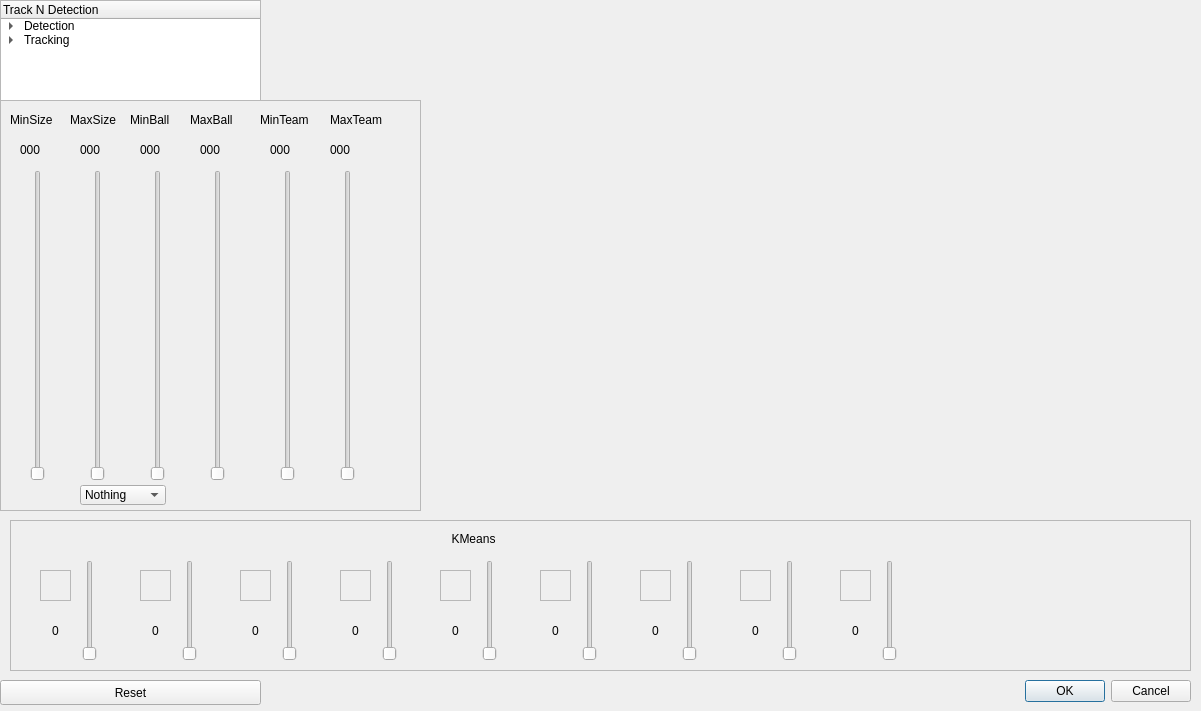
<?xml version="1.0" encoding="UTF-8"?>
<ui version="4.0">
 <class>TrackConfigDialog</class>
 <widget class="QDialog" name="TrackConfigDialog">
  <property name="geometry">
   <rect>
    <x>0</x>
    <y>0</y>
    <width>1201</width>
    <height>711</height>
   </rect>
  </property>
  <property name="windowTitle">
   <string>Dialog</string>
  </property>
  <widget class="QDialogButtonBox" name="buttonBox">
   <property name="geometry">
    <rect>
     <x>850</x>
     <y>671</y>
     <width>341</width>
     <height>41</height>
    </rect>
   </property>
   <property name="orientation">
    <enum>Qt::Orientation::Horizontal</enum>
   </property>
   <property name="standardButtons">
    <set>QDialogButtonBox::StandardButton::Cancel|QDialogButtonBox::StandardButton::Ok</set>
   </property>
  </widget>
  <widget class="QLabel" name="videoLabel">
   <property name="geometry">
    <rect>
     <x>449</x>
     <y>20</y>
     <width>651</width>
     <height>480</height>
    </rect>
   </property>
   <property name="text">
    <string/>
   </property>
  </widget>
  <widget class="QTreeWidget" name="treeWidget">
   <property name="geometry">
    <rect>
     <x>0</x>
     <y>0</y>
     <width>261</width>
     <height>101</height>
    </rect>
   </property>
   <column>
    <property name="text">
     <string>Track N Detection</string>
    </property>
   </column>
   <item>
    <property name="text">
     <string>Detection</string>
    </property>
    <item>
     <property name="text">
      <string>WhereAreThose</string>
     </property>
    </item>
    <item>
     <property name="text">
      <string>None</string>
     </property>
    </item>
   </item>
   <item>
    <property name="text">
     <string>Tracking</string>
    </property>
    <item>
     <property name="text">
      <string>SimpleTracking</string>
     </property>
    </item>
    <item>
     <property name="text">
      <string>None</string>
     </property>
    </item>
   </item>
  </widget>
  <widget class="QFrame" name="frame">
   <property name="geometry">
    <rect>
     <x>0</x>
     <y>100</y>
     <width>421</width>
     <height>411</height>
    </rect>
   </property>
   <property name="frameShape">
    <enum>QFrame::Shape::StyledPanel</enum>
   </property>
   <property name="frameShadow">
    <enum>QFrame::Shadow::Sunken</enum>
   </property>
   <widget class="QLabel" name="label_2">
    <property name="geometry">
     <rect>
      <x>10</x>
      <y>10</y>
      <width>67</width>
      <height>20</height>
     </rect>
    </property>
    <property name="text">
     <string>MinSize</string>
    </property>
   </widget>
   <widget class="QSlider" name="verticalSlider__MinSize">
    <property name="geometry">
     <rect>
      <x>30</x>
      <y>70</y>
      <width>16</width>
      <height>311</height>
     </rect>
    </property>
    <property name="minimum">
     <number>1</number>
    </property>
    <property name="maximum">
     <number>1000</number>
    </property>
    <property name="orientation">
     <enum>Qt::Orientation::Vertical</enum>
    </property>
   </widget>
   <widget class="QLabel" name="label">
    <property name="geometry">
     <rect>
      <x>70</x>
      <y>10</y>
      <width>71</width>
      <height>20</height>
     </rect>
    </property>
    <property name="text">
     <string>MaxSize</string>
    </property>
   </widget>
   <widget class="QSlider" name="verticalSlider__MaxSize">
    <property name="geometry">
     <rect>
      <x>90</x>
      <y>70</y>
      <width>16</width>
      <height>311</height>
     </rect>
    </property>
    <property name="minimum">
     <number>1</number>
    </property>
    <property name="maximum">
     <number>1000</number>
    </property>
    <property name="orientation">
     <enum>Qt::Orientation::Vertical</enum>
    </property>
   </widget>
   <widget class="QLabel" name="label_3">
    <property name="geometry">
     <rect>
      <x>130</x>
      <y>10</y>
      <width>61</width>
      <height>20</height>
     </rect>
    </property>
    <property name="text">
     <string>MinBall</string>
    </property>
   </widget>
   <widget class="QSlider" name="verticalSlider__MinSizeBall">
    <property name="geometry">
     <rect>
      <x>150</x>
      <y>70</y>
      <width>16</width>
      <height>311</height>
     </rect>
    </property>
    <property name="minimum">
     <number>1</number>
    </property>
    <property name="maximum">
     <number>1000</number>
    </property>
    <property name="orientation">
     <enum>Qt::Orientation::Vertical</enum>
    </property>
   </widget>
   <widget class="QSlider" name="verticalSlider__MaxSizeBall">
    <property name="geometry">
     <rect>
      <x>210</x>
      <y>70</y>
      <width>16</width>
      <height>311</height>
     </rect>
    </property>
    <property name="minimum">
     <number>1</number>
    </property>
    <property name="maximum">
     <number>1000</number>
    </property>
    <property name="orientation">
     <enum>Qt::Orientation::Vertical</enum>
    </property>
   </widget>
   <widget class="QLabel" name="label_4">
    <property name="geometry">
     <rect>
      <x>190</x>
      <y>10</y>
      <width>61</width>
      <height>20</height>
     </rect>
    </property>
    <property name="text">
     <string>MaxBall</string>
    </property>
   </widget>
   <widget class="QSlider" name="verticalSlider__MinTeamSize">
    <property name="geometry">
     <rect>
      <x>280</x>
      <y>70</y>
      <width>16</width>
      <height>311</height>
     </rect>
    </property>
    <property name="minimum">
     <number>1</number>
    </property>
    <property name="maximum">
     <number>1000</number>
    </property>
    <property name="orientation">
     <enum>Qt::Orientation::Vertical</enum>
    </property>
   </widget>
   <widget class="QLabel" name="label_5">
    <property name="geometry">
     <rect>
      <x>260</x>
      <y>10</y>
      <width>61</width>
      <height>20</height>
     </rect>
    </property>
    <property name="text">
     <string>MinTeam</string>
    </property>
   </widget>
   <widget class="QSlider" name="verticalSlider__MaxTeamSize">
    <property name="geometry">
     <rect>
      <x>340</x>
      <y>70</y>
      <width>16</width>
      <height>311</height>
     </rect>
    </property>
    <property name="minimum">
     <number>1</number>
    </property>
    <property name="maximum">
     <number>1000</number>
    </property>
    <property name="orientation">
     <enum>Qt::Orientation::Vertical</enum>
    </property>
   </widget>
   <widget class="QLabel" name="label_6">
    <property name="geometry">
     <rect>
      <x>330</x>
      <y>10</y>
      <width>71</width>
      <height>20</height>
     </rect>
    </property>
    <property name="text">
     <string>MaxTeam</string>
    </property>
   </widget>
   <widget class="QLabel" name="label_MinSize">
    <property name="geometry">
     <rect>
      <x>20</x>
      <y>40</y>
      <width>31</width>
      <height>20</height>
     </rect>
    </property>
    <property name="text">
     <string>000</string>
    </property>
   </widget>
   <widget class="QLabel" name="label_MaxSize">
    <property name="geometry">
     <rect>
      <x>80</x>
      <y>40</y>
      <width>31</width>
      <height>20</height>
     </rect>
    </property>
    <property name="text">
     <string>000</string>
    </property>
   </widget>
   <widget class="QLabel" name="label_MinBall">
    <property name="geometry">
     <rect>
      <x>140</x>
      <y>40</y>
      <width>31</width>
      <height>20</height>
     </rect>
    </property>
    <property name="text">
     <string>000</string>
    </property>
   </widget>
   <widget class="QLabel" name="label_MaxBall">
    <property name="geometry">
     <rect>
      <x>200</x>
      <y>40</y>
      <width>31</width>
      <height>20</height>
     </rect>
    </property>
    <property name="text">
     <string>000</string>
    </property>
   </widget>
   <widget class="QLabel" name="label_MinTeamSize">
    <property name="geometry">
     <rect>
      <x>270</x>
      <y>40</y>
      <width>31</width>
      <height>20</height>
     </rect>
    </property>
    <property name="text">
     <string>000</string>
    </property>
   </widget>
   <widget class="QLabel" name="label_MaxTeamSize">
    <property name="geometry">
     <rect>
      <x>330</x>
      <y>40</y>
      <width>31</width>
      <height>20</height>
     </rect>
    </property>
    <property name="text">
     <string>000</string>
    </property>
   </widget>
   <widget class="QComboBox" name="comboBox_EnemySearch">
    <property name="geometry">
     <rect>
      <x>80</x>
      <y>385</y>
      <width>86</width>
      <height>20</height>
     </rect>
    </property>
    <item>
     <property name="text">
      <string>Nothing</string>
     </property>
    </item>
    <item>
     <property name="text">
      <string>Primary</string>
     </property>
    </item>
    <item>
     <property name="text">
      <string>Secondary</string>
     </property>
    </item>
    <item>
     <property name="text">
      <string>Both</string>
     </property>
    </item>
   </widget>
  </widget>
  <widget class="QPushButton" name="pushButton_Reset">
   <property name="geometry">
    <rect>
     <x>0</x>
     <y>680</y>
     <width>261</width>
     <height>25</height>
    </rect>
   </property>
   <property name="text">
    <string>Reset</string>
   </property>
  </widget>
  <widget class="QFrame" name="frame_KMeans">
   <property name="geometry">
    <rect>
     <x>10</x>
     <y>520</y>
     <width>1181</width>
     <height>151</height>
    </rect>
   </property>
   <property name="frameShape">
    <enum>QFrame::Shape::StyledPanel</enum>
   </property>
   <property name="frameShadow">
    <enum>QFrame::Shadow::Raised</enum>
   </property>
   <property name="lineWidth">
    <number>0</number>
   </property>
   <widget class="QSlider" name="verticalSlider_orange">
    <property name="geometry">
     <rect>
      <x>70</x>
      <y>40</y>
      <width>20</width>
      <height>101</height>
     </rect>
    </property>
    <property name="maximum">
     <number>5</number>
    </property>
    <property name="orientation">
     <enum>Qt::Orientation::Vertical</enum>
    </property>
   </widget>
   <widget class="QLabel" name="label_5">
    <property name="geometry">
     <rect>
      <x>430</x>
      <y>10</y>
      <width>67</width>
      <height>17</height>
     </rect>
    </property>
    <property name="text">
     <string>KMeans</string>
    </property>
    <property name="alignment">
     <set>Qt::AlignmentFlag::AlignCenter</set>
    </property>
   </widget>
   <widget class="QFrame" name="frame_orange">
    <property name="geometry">
     <rect>
      <x>30</x>
      <y>50</y>
      <width>31</width>
      <height>31</height>
     </rect>
    </property>
    <property name="frameShape">
     <enum>QFrame::Shape::StyledPanel</enum>
    </property>
    <property name="frameShadow">
     <enum>QFrame::Shadow::Raised</enum>
    </property>
   </widget>
   <widget class="QLabel" name="label_orange">
    <property name="geometry">
     <rect>
      <x>30</x>
      <y>100</y>
      <width>31</width>
      <height>21</height>
     </rect>
    </property>
    <property name="text">
     <string>0</string>
    </property>
    <property name="alignment">
     <set>Qt::AlignmentFlag::AlignCenter</set>
    </property>
   </widget>
   <widget class="QFrame" name="frame_blue">
    <property name="geometry">
     <rect>
      <x>130</x>
      <y>50</y>
      <width>31</width>
      <height>31</height>
     </rect>
    </property>
    <property name="frameShape">
     <enum>QFrame::Shape::StyledPanel</enum>
    </property>
    <property name="frameShadow">
     <enum>QFrame::Shadow::Raised</enum>
    </property>
   </widget>
   <widget class="QLabel" name="label_blue">
    <property name="geometry">
     <rect>
      <x>130</x>
      <y>100</y>
      <width>31</width>
      <height>21</height>
     </rect>
    </property>
    <property name="text">
     <string>0</string>
    </property>
    <property name="alignment">
     <set>Qt::AlignmentFlag::AlignCenter</set>
    </property>
   </widget>
   <widget class="QSlider" name="verticalSlider_blue">
    <property name="geometry">
     <rect>
      <x>170</x>
      <y>40</y>
      <width>20</width>
      <height>101</height>
     </rect>
    </property>
    <property name="maximum">
     <number>5</number>
    </property>
    <property name="orientation">
     <enum>Qt::Orientation::Vertical</enum>
    </property>
   </widget>
   <widget class="QFrame" name="frame_yellow">
    <property name="geometry">
     <rect>
      <x>230</x>
      <y>50</y>
      <width>31</width>
      <height>31</height>
     </rect>
    </property>
    <property name="frameShape">
     <enum>QFrame::Shape::StyledPanel</enum>
    </property>
    <property name="frameShadow">
     <enum>QFrame::Shadow::Raised</enum>
    </property>
   </widget>
   <widget class="QLabel" name="label_yellow">
    <property name="geometry">
     <rect>
      <x>230</x>
      <y>100</y>
      <width>31</width>
      <height>21</height>
     </rect>
    </property>
    <property name="text">
     <string>0</string>
    </property>
    <property name="alignment">
     <set>Qt::AlignmentFlag::AlignCenter</set>
    </property>
   </widget>
   <widget class="QSlider" name="verticalSlider_yellow">
    <property name="geometry">
     <rect>
      <x>270</x>
      <y>40</y>
      <width>20</width>
      <height>101</height>
     </rect>
    </property>
    <property name="maximum">
     <number>5</number>
    </property>
    <property name="orientation">
     <enum>Qt::Orientation::Vertical</enum>
    </property>
   </widget>
   <widget class="QFrame" name="frame_red">
    <property name="geometry">
     <rect>
      <x>330</x>
      <y>50</y>
      <width>31</width>
      <height>31</height>
     </rect>
    </property>
    <property name="frameShape">
     <enum>QFrame::Shape::StyledPanel</enum>
    </property>
    <property name="frameShadow">
     <enum>QFrame::Shadow::Raised</enum>
    </property>
   </widget>
   <widget class="QLabel" name="label_red">
    <property name="geometry">
     <rect>
      <x>330</x>
      <y>100</y>
      <width>31</width>
      <height>21</height>
     </rect>
    </property>
    <property name="text">
     <string>0</string>
    </property>
    <property name="alignment">
     <set>Qt::AlignmentFlag::AlignCenter</set>
    </property>
   </widget>
   <widget class="QSlider" name="verticalSlider_red">
    <property name="geometry">
     <rect>
      <x>370</x>
      <y>40</y>
      <width>20</width>
      <height>101</height>
     </rect>
    </property>
    <property name="maximum">
     <number>5</number>
    </property>
    <property name="orientation">
     <enum>Qt::Orientation::Vertical</enum>
    </property>
   </widget>
   <widget class="QFrame" name="frame_green">
    <property name="geometry">
     <rect>
      <x>430</x>
      <y>50</y>
      <width>31</width>
      <height>31</height>
     </rect>
    </property>
    <property name="frameShape">
     <enum>QFrame::Shape::StyledPanel</enum>
    </property>
    <property name="frameShadow">
     <enum>QFrame::Shadow::Raised</enum>
    </property>
   </widget>
   <widget class="QLabel" name="label_green">
    <property name="geometry">
     <rect>
      <x>430</x>
      <y>100</y>
      <width>31</width>
      <height>21</height>
     </rect>
    </property>
    <property name="text">
     <string>0</string>
    </property>
    <property name="alignment">
     <set>Qt::AlignmentFlag::AlignCenter</set>
    </property>
   </widget>
   <widget class="QSlider" name="verticalSlider_green">
    <property name="geometry">
     <rect>
      <x>470</x>
      <y>40</y>
      <width>20</width>
      <height>101</height>
     </rect>
    </property>
    <property name="maximum">
     <number>5</number>
    </property>
    <property name="orientation">
     <enum>Qt::Orientation::Vertical</enum>
    </property>
   </widget>
   <widget class="QFrame" name="frame_pink">
    <property name="geometry">
     <rect>
      <x>530</x>
      <y>50</y>
      <width>31</width>
      <height>31</height>
     </rect>
    </property>
    <property name="frameShape">
     <enum>QFrame::Shape::StyledPanel</enum>
    </property>
    <property name="frameShadow">
     <enum>QFrame::Shadow::Raised</enum>
    </property>
   </widget>
   <widget class="QLabel" name="label_pink">
    <property name="geometry">
     <rect>
      <x>530</x>
      <y>100</y>
      <width>31</width>
      <height>21</height>
     </rect>
    </property>
    <property name="text">
     <string>0</string>
    </property>
    <property name="alignment">
     <set>Qt::AlignmentFlag::AlignCenter</set>
    </property>
   </widget>
   <widget class="QSlider" name="verticalSlider_pink">
    <property name="geometry">
     <rect>
      <x>570</x>
      <y>40</y>
      <width>20</width>
      <height>101</height>
     </rect>
    </property>
    <property name="maximum">
     <number>5</number>
    </property>
    <property name="orientation">
     <enum>Qt::Orientation::Vertical</enum>
    </property>
   </widget>
   <widget class="QFrame" name="frame_light_blue">
    <property name="geometry">
     <rect>
      <x>630</x>
      <y>50</y>
      <width>31</width>
      <height>31</height>
     </rect>
    </property>
    <property name="frameShape">
     <enum>QFrame::Shape::StyledPanel</enum>
    </property>
    <property name="frameShadow">
     <enum>QFrame::Shadow::Raised</enum>
    </property>
   </widget>
   <widget class="QLabel" name="label_light_blue">
    <property name="geometry">
     <rect>
      <x>630</x>
      <y>100</y>
      <width>31</width>
      <height>21</height>
     </rect>
    </property>
    <property name="text">
     <string>0</string>
    </property>
    <property name="alignment">
     <set>Qt::AlignmentFlag::AlignCenter</set>
    </property>
   </widget>
   <widget class="QSlider" name="verticalSlider_light_blue">
    <property name="geometry">
     <rect>
      <x>670</x>
      <y>40</y>
      <width>20</width>
      <height>101</height>
     </rect>
    </property>
    <property name="maximum">
     <number>5</number>
    </property>
    <property name="orientation">
     <enum>Qt::Orientation::Vertical</enum>
    </property>
   </widget>
   <widget class="QFrame" name="frame_purple">
    <property name="geometry">
     <rect>
      <x>730</x>
      <y>50</y>
      <width>31</width>
      <height>31</height>
     </rect>
    </property>
    <property name="frameShape">
     <enum>QFrame::Shape::StyledPanel</enum>
    </property>
    <property name="frameShadow">
     <enum>QFrame::Shadow::Raised</enum>
    </property>
   </widget>
   <widget class="QLabel" name="label_purple">
    <property name="geometry">
     <rect>
      <x>730</x>
      <y>100</y>
      <width>31</width>
      <height>21</height>
     </rect>
    </property>
    <property name="text">
     <string>0</string>
    </property>
    <property name="alignment">
     <set>Qt::AlignmentFlag::AlignCenter</set>
    </property>
   </widget>
   <widget class="QSlider" name="verticalSlider_purple">
    <property name="geometry">
     <rect>
      <x>770</x>
      <y>40</y>
      <width>20</width>
      <height>101</height>
     </rect>
    </property>
    <property name="maximum">
     <number>5</number>
    </property>
    <property name="orientation">
     <enum>Qt::Orientation::Vertical</enum>
    </property>
   </widget>
   <widget class="QFrame" name="frame_unknown">
    <property name="geometry">
     <rect>
      <x>830</x>
      <y>50</y>
      <width>31</width>
      <height>31</height>
     </rect>
    </property>
    <property name="frameShape">
     <enum>QFrame::Shape::StyledPanel</enum>
    </property>
    <property name="frameShadow">
     <enum>QFrame::Shadow::Raised</enum>
    </property>
   </widget>
   <widget class="QLabel" name="label_unknown">
    <property name="geometry">
     <rect>
      <x>830</x>
      <y>100</y>
      <width>31</width>
      <height>21</height>
     </rect>
    </property>
    <property name="text">
     <string>0</string>
    </property>
    <property name="alignment">
     <set>Qt::AlignmentFlag::AlignCenter</set>
    </property>
   </widget>
   <widget class="QSlider" name="verticalSlider_unknown">
    <property name="geometry">
     <rect>
      <x>870</x>
      <y>40</y>
      <width>20</width>
      <height>101</height>
     </rect>
    </property>
    <property name="maximum">
     <number>5</number>
    </property>
    <property name="orientation">
     <enum>Qt::Orientation::Vertical</enum>
    </property>
   </widget>
  </widget>
  <widget class="QFrame" name="frame_default">
   <property name="geometry">
    <rect>
     <x>10</x>
     <y>520</y>
     <width>1181</width>
     <height>151</height>
    </rect>
   </property>
   <property name="frameShape">
    <enum>QFrame::Shape::StyledPanel</enum>
   </property>
   <property name="frameShadow">
    <enum>QFrame::Shadow::Raised</enum>
   </property>
  </widget>
  <zorder>frame_default</zorder>
  <zorder>buttonBox</zorder>
  <zorder>videoLabel</zorder>
  <zorder>treeWidget</zorder>
  <zorder>frame</zorder>
  <zorder>pushButton_Reset</zorder>
  <zorder>frame_KMeans</zorder>
 </widget>
 <resources/>
 <connections>
  <connection>
   <sender>buttonBox</sender>
   <signal>accepted()</signal>
   <receiver>TrackConfigDialog</receiver>
   <slot>accept()</slot>
   <hints>
    <hint type="sourcelabel">
     <x>1020</x>
     <y>691</y>
    </hint>
    <hint type="destinationlabel">
     <x>600</x>
     <y>355</y>
    </hint>
   </hints>
  </connection>
  <connection>
   <sender>buttonBox</sender>
   <signal>rejected()</signal>
   <receiver>TrackConfigDialog</receiver>
   <slot>reject()</slot>
   <hints>
    <hint type="sourcelabel">
     <x>1020</x>
     <y>691</y>
    </hint>
    <hint type="destinationlabel">
     <x>600</x>
     <y>355</y>
    </hint>
   </hints>
  </connection>
 </connections>
</ui>
